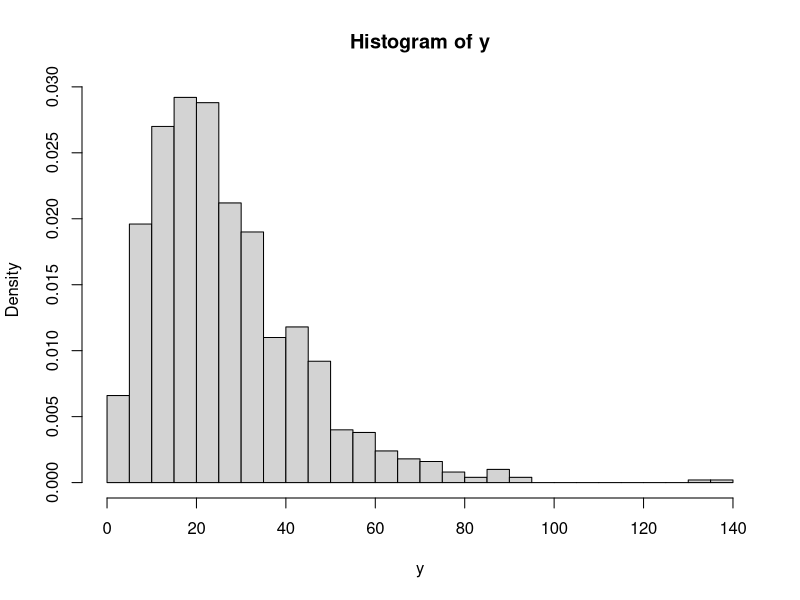
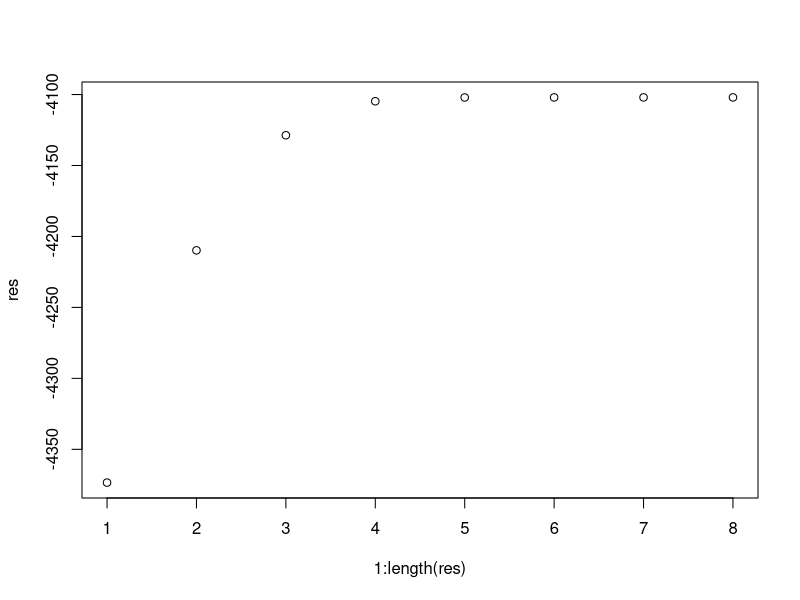
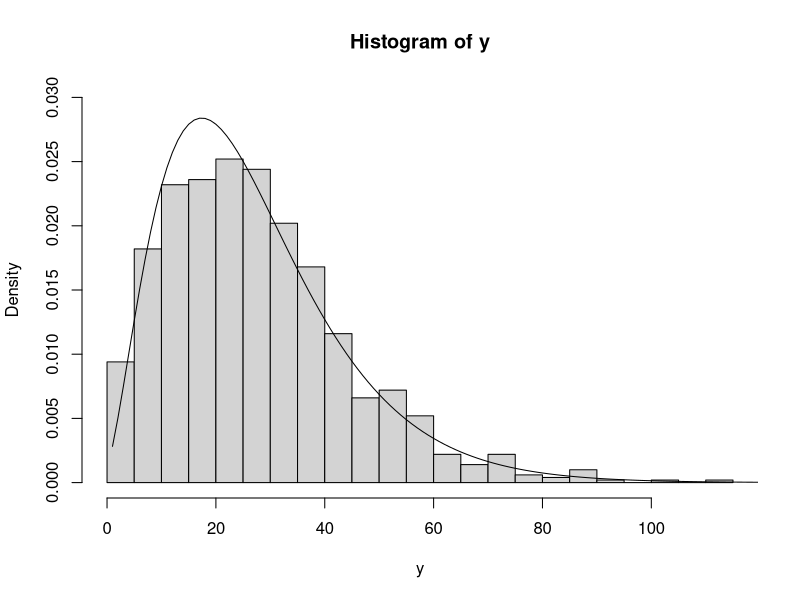

Generate these figures, in order, with R:

# Negative Binomial Distribution
# r=3, prob=0.1
# y = number of failures before r-th success

set.seed(12345)
n=1000
y <- rnbinom(n, size=3, prob=0.1)
hist(y, breaks=30, probability=T)


#dg <- function(x, h=1e-7) (gamma(x+h) - gamma(x))/h
#d2g <- function(x, h=1e-7) (gamma(x+2*h) - 2*gamma(x+h) + gamma(x))/h^2


ymean = sum(y)/n

s_nb <- function (r) {
  ds <- sum(digamma(y+r)) - n*digamma(r) + n*log((r/(r+ymean)))
  return(ds)
}


h_nb <- function (r) {
  dh <- sum(trigamma(y+r)) - n*trigamma(r) + n*( 1/r - 1/(r+ymean) )
  return(dh)
}


ll_nb <- function(r, p) {
  p = r / (r+ymean)
  sum(log( gamma(y+r) ) -log(gamma(r)) -log(factorial(y)) + r*log(p) + y*log(1-p))
}


NRroot_nb <- function(x0, S, H) {
  x1 <- x0 - S(x0) / H(x0)
  if( sum(abs(1-x0/x1)) < 1e-8 ) {
   x1
  }
  else {
    cat(x1)
    cat(", ")
    NRroot_nb(x1, S, H)
  }
}

r0 <- 0.5

r_est = NRroot_nb(r0, s_nb, h_nb)
p_est = r_est / (r_est + ymean)

param <- list(0.8593201, 1.394143, 2.055956, 2.639004, 2.914576, 2.956065, 2.956839, 2.956839)

# plot trace
res <- list()
for (i in 1:length(param) ) {
  res[i] = ll_nb(as.numeric(param[i]))
}
plot(1:length(res), res)


# plot histogram of the original data
y <- rnbinom(n, size=3, prob=0.1)
hist(y, ylim=c(0, 0.03), breaks=30, probability=T)

# plot pdf of the predicted result
y2 <- dnbinom(1:1000, size=r_est, prob=p_est)
lines(y2)

